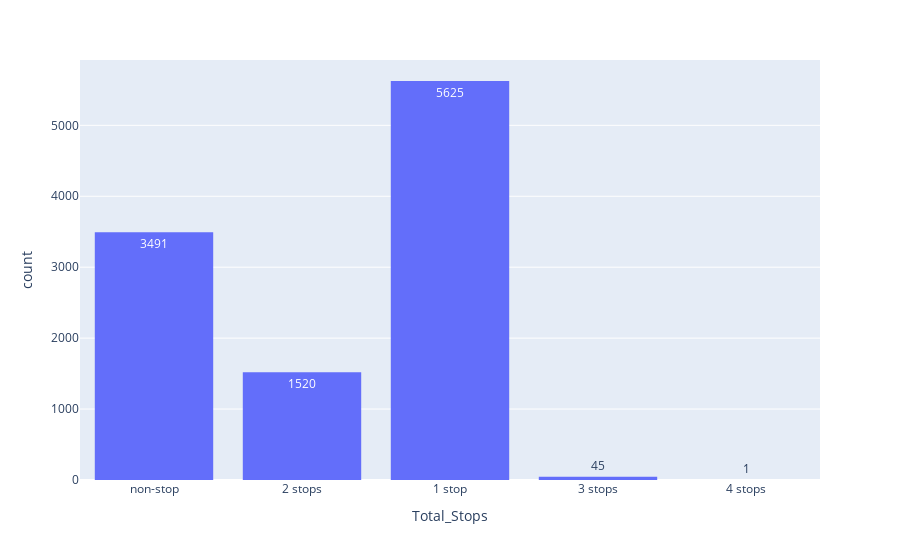

Write notebook code for a chart like this one.
### Code cell
px.histogram(data_frame=df , x = "Total_Stops",text_auto=True)

### Figure 1 — Plotly figure (JSON) as saved in the notebook; plotly's stock layout.template omitted (floating-point values rounded to 4 significant figures; data arrays with more than 128 entries replaced by an {"elided": "..."} marker saying what was removed)
{"data": [{"alignmentgroup": "True", "bingroup": "x", "hovertemplate": "Total_Stops=%{x}<br>count=%{y}<extra></extra>", "legendgroup": "", "marker": {"color": "#636efa", "pattern": {"shape": ""}}, "name": "", "offsetgroup": "", "orientation": "v", "showlegend": false, "texttemplate": "%{value}", "type": "histogram", "x": {"elided": "10682 str values"}, "xaxis": "x", "yaxis": "y"}], "layout": {"barmode": "relative", "legend": {"tracegroupgap": 0}, "margin": {"t": 60}, "xaxis": {"anchor": "y", "domain": [0, 1], "title": {"text": "Total_Stops"}}, "yaxis": {"anchor": "x", "domain": [0, 1], "title": {"text": "count"}}}}
